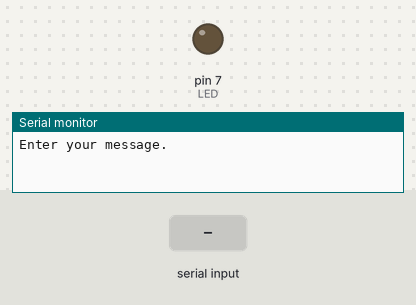
Simulated run of this sketch. Board: Arduino Uno, built with avr-gcc and run on an emulated ATmega328P. Shown: output pins drawn as LEDs (lit = HIGH), the last lines printed to the serial monitor. The test bench sets the inputs (shaded band).

Above: at 1.2 s.
1.3 s: "1" received over Serial
2.8 s: "0" received over Serial
At 3.1 s:
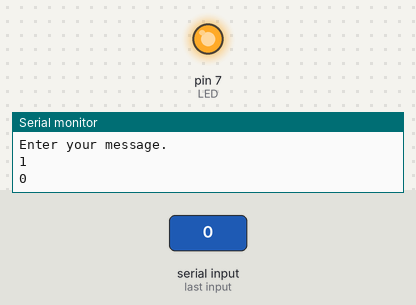
5.0 s: byte 32 (' ') received over Serial
Timing chart, 0 to 8.0 s (numbered marks = the images above; inputs shaded):
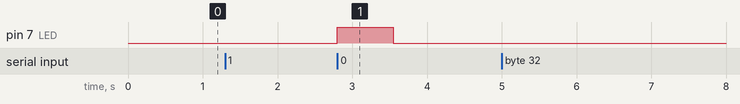

The sketch:

morse_sender_side.ino
```cpp
const int LED = 7;
const int TIME_UNIT = 250;
const int DOT = TIME_UNIT;
const int DASH = 3 * TIME_UNIT;
const int SYMBOL_SP = TIME_UNIT;
const int LETTER_SP = TIME_UNIT * 3 - SYMBOL_SP;
const int WORD_SP = TIME_UNIT * 6 - SYMBOL_SP;
const int MORSE_CODE = 26 + 10;

char c;
int LED_ON = 0;

typedef struct s_morse_letter
{
    char morse[6];
    char letter;
}	t_morse_letter;

#ifdef __cplusplus
const static t_morse_letter lookup_table[] = {
#endif
    {"-----",'0'},
    {".----",'1'},
    {"..---",'2'},
    {"...--",'3'},
    {"....-",'4'},
    {".....",'5'},
    {"-....",'6'},
    {"--...",'7'},
    {"---..",'8'},
    {"----.",'9'},
    {".-",'A'},
    {"-...",'B'},
    {"-.-.",'C'},
    {"-..",'D'},
    {".",'E'},
    {"..-.",'F'},
    {"--.",'G'},
    {"....",'H'},
    {"..",'I'},
    {".---",'J'},
    {"-.-",'K'},
    {".-..",'L'},
    {"--",'M'},
    {"-.",'N'},
    {"---",'O'},
    {".--.",'P'},
    {"--.-",'Q'},
    {".-.",'R'},
    {"...",'S'},
    {"-",'T'},
    {"..-",'U'},
    {"...-",'V'},
    {".--",'W'},
    {"-..-",'X'},
    {"-.--",'Y'},
    {"--..",'Z'}
#ifdef __cplusplus
};
#endif

void setup() {
  // put your setup code here, to run once:
  pinMode(LED, OUTPUT);
  Serial.begin(9600);
  Serial.println("Enter your message.\n");
}

void loop() {
  if (Serial.available())
  {
    c = Serial.read();
    if (c >= 'a' && c <= 'z')
      c -= 32;
    else if (c >= 'A' && c <= 'Z')
    {
      Serial.println(c);
      signal_led(lookup_table[c - 'A'].morse);
      delay(LETTER_SP);
    }
    else if (c >= '0' && c <= '9')
    {
      Serial.println(c);
      signal_led(lookup_table[c].morse);
      delay(LETTER_SP);
    }
    else if (c == ' ')
    {
      Serial.println(c);
      delay(WORD_SP);
    }
  }
}

void  signal_led(char *morse_string)
{
  size_t  i;

  i = 0;
  while (morse_string[i])
  {
    dot_dash(morse_string[i]);
    delay(SYMBOL_SP);
    i++;
  }
}

void  dot_dash(char c)
{
  digitalWrite(LED, HIGH);
  if (c == '.')
    delay(DOT);
  else
    delay(DASH);
  digitalWrite(LED, LOW);
}
```

Measured:
- after the input at 2.8 s, pin 7 (LED): LOW → HIGH at once, → LOW 0.75 s later
